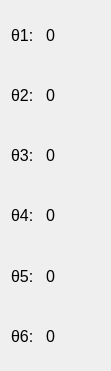
                    <widget class="QWidget" name="layoutWidget_7">
                        <property name="geometry">
                            <rect>
                                <x>230</x>
                                <y>40</y>
                                <width>111</width>
                                <height>371</height>
                            </rect>
                        </property>
                        <property name="font">
                            <font>
                                <pointsize>16</pointsize>
                            </font>
                        </property>
                        <layout class="QVBoxLayout" name="VStepDir_2">
                            <property name="spacing">
                                <number>12</number>
                            </property>
                            <item>
                                <layout class="QHBoxLayout" name="horizontalLayout_31">
                                    <item>
                                        <widget class="QLabel" name="teta1_dir">
                                            <property name="sizePolicy">
                                                <sizepolicy hsizetype="Fixed" vsizetype="Preferred">
                                                    <horstretch>0</horstretch>
                                                    <verstretch>0</verstretch>
                                                </sizepolicy>
                                            </property>
                                            <property name="font">
                                                <font>
                                                    <pointsize>12</pointsize>
                                                </font>
                                            </property>
                                            <property name="text">
                                                <string>θ1:</string>
                                            </property>
                                        </widget>
                                    </item>
                                    <item>
                                        <widget class="QLabel" name="tetaDir_1value">
                                            <property name="font">
                                                <font>
                                                    <pointsize>12</pointsize>
                                                </font>
                                            </property>
                                            <property name="text">
                                                <string>0</string>
                                            </property>
                                        </widget>
                                    </item>
                                </layout>
                            </item>
                            <item>
                                <layout class="QHBoxLayout" name="horizontalLayout_32">
                                    <item>
                                        <widget class="QLabel" name="teta2_dir">
                                            <property name="sizePolicy">
                                                <sizepolicy hsizetype="Fixed" vsizetype="Preferred">
                                                    <horstretch>0</horstretch>
                                                    <verstretch>0</verstretch>
                                                </sizepolicy>
                                            </property>
                                            <property name="font">
                                                <font>
                                                    <pointsize>12</pointsize>
                                                </font>
                                            </property>
                                            <property name="text">
                                                <string>θ2:</string>
                                            </property>
                                        </widget>
                                    </item>
                                    <item>
                                        <widget class="QLabel" name="tetaDir_2value">
                                            <property name="font">
                                                <font>
                                                    <pointsize>12</pointsize>
                                                </font>
                                            </property>
                                            <property name="text">
                                                <string>0</string>
                                            </property>
                                        </widget>
                                    </item>
                                </layout>
                            </item>
                            <item>
                                <layout class="QHBoxLayout" name="horizontalLayout_33">
                                    <item>
                                        <widget class="QLabel" name="teta3_dit">
                                            <property name="sizePolicy">
                                                <sizepolicy hsizetype="Fixed" vsizetype="Preferred">
                                                    <horstretch>0</horstretch>
                                                    <verstretch>0</verstretch>
                                                </sizepolicy>
                                            </property>
                                            <property name="font">
                                                <font>
                                                    <pointsize>12</pointsize>
                                                </font>
                                            </property>
                                            <property name="text">
                                                <string>θ3:</string>
                                            </property>
                                        </widget>
                                    </item>
                                    <item>
                                        <widget class="QLabel" name="tetaDir_3value">
                                            <property name="font">
                                                <font>
                                                    <pointsize>12</pointsize>
                                                </font>
                                            </property>
                                            <property name="text">
                                                <string>0</string>
                                            </property>
                                        </widget>
                                    </item>
                                </layout>
                            </item>
                            <item>
                                <layout class="QHBoxLayout" name="horizontalLayout_34">
                                    <item>
                                        <widget class="QLabel" name="teta4_dit">
                                            <property name="sizePolicy">
                                                <sizepolicy hsizetype="Fixed" vsizetype="Preferred">
                                                    <horstretch>0</horstretch>
                                                    <verstretch>0</verstretch>
                                                </sizepolicy>
                                            </property>
                                            <property name="font">
                                                <font>
                                                    <pointsize>12</pointsize>
                                                </font>
                                            </property>
                                            <property name="text">
                                                <string>θ4:</string>
                                            </property>
                                        </widget>
                                    </item>
                                    <item>
                                        <widget class="QLabel" name="tetaDir_4value">
                                            <property name="font">
                                                <font>
                                                    <pointsize>12</pointsize>
                                                </font>
                                            </property>
                                            <property name="text">
                                                <string>0</string>
                                            </property>
                                        </widget>
                                    </item>
                                </layout>
                            </item>
                            <item>
                                <layout class="QHBoxLayout" name="horizontalLayout_35">
                                    <item>
                                        <widget class="QLabel" name="teta5_dir">
                                            <property name="sizePolicy">
                                                <sizepolicy hsizetype="Fixed" vsizetype="Preferred">
                                                    <horstretch>0</horstretch>
                                                    <verstretch>0</verstretch>
                                                </sizepolicy>
                                            </property>
                                            <property name="font">
                                                <font>
                                                    <pointsize>12</pointsize>
                                                </font>
                                            </property>
                                            <property name="text">
                                                <string>θ5:</string>
                                            </property>
                                        </widget>
                                    </item>
                                    <item>
                                        <widget class="QLabel" name="tetaDir_5value">
                                            <property name="font">
                                                <font>
                                                    <pointsize>12</pointsize>
                                                </font>
                                            </property>
                                            <property name="text">
                                                <string>0</string>
                                            </property>
                                        </widget>
                                    </item>
                                </layout>
                            </item>
                            <item>
                                <layout class="QHBoxLayout" name="horizontalLayout_36">
                                    <item>
                                        <widget class="QLabel" name="teta6_dir">
                                            <property name="sizePolicy">
                                                <sizepolicy hsizetype="Fixed" vsizetype="Preferred">
                                                    <horstretch>0</horstretch>
                                                    <verstretch>0</verstretch>
                                                </sizepolicy>
                                            </property>
                                            <property name="font">
                                                <font>
                                                    <pointsize>12</pointsize>
                                                </font>
                                            </property>
                                            <property name="text">
                                                <string>θ6:</string>
                                            </property>
                                        </widget>
                                    </item>
                                    <item>
                                        <widget class="QLabel" name="tetaDir_6value">
                                            <property name="font">
                                                <font>
                                                    <pointsize>12</pointsize>
                                                </font>
                                            </property>
                                            <property name="text">
                                                <string>0</string>
                                            </property>
                                        </widget>
                                    </item>
                                </layout>
                            </item>
                        </layout>
                    </widget>
